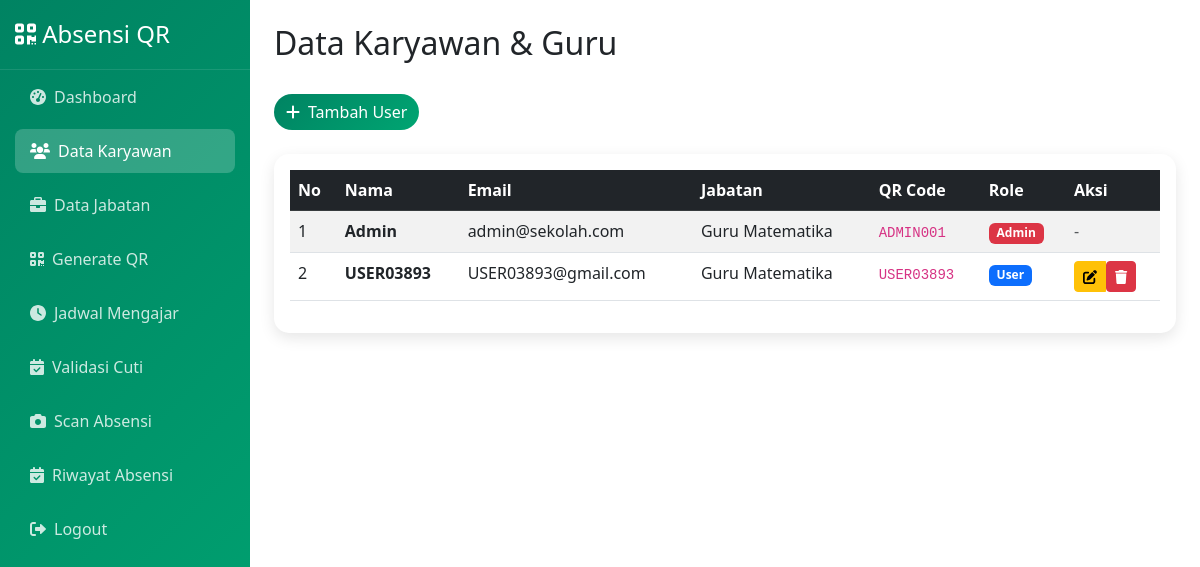
The app's page /index.php?page=user (signed in), older data.
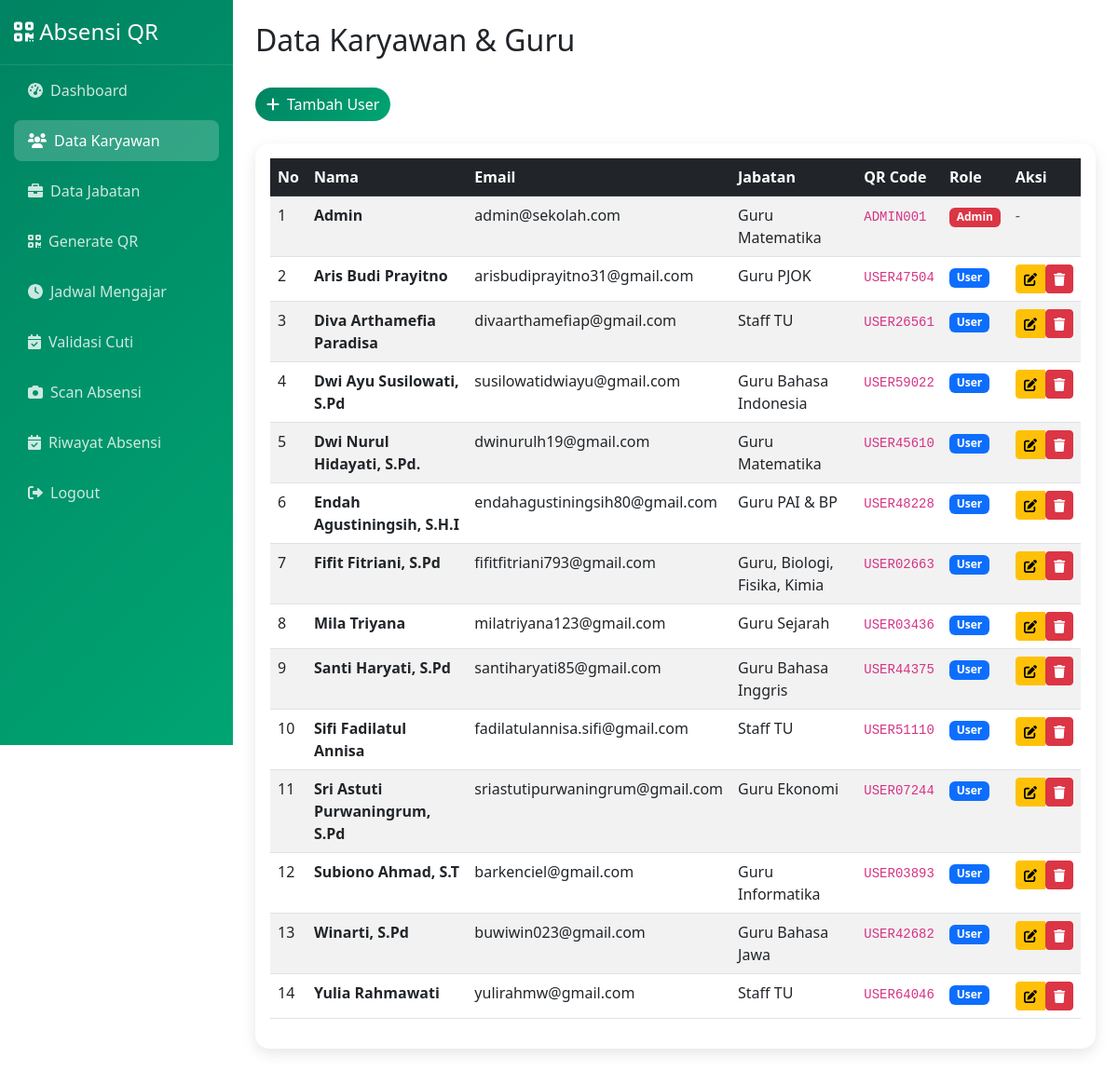
The same page, newer data.
### tables this page shows
CREATE TABLE `users` (
  `id` int(11) NOT NULL,
  `nama` varchar(100) NOT NULL,
  `email` varchar(100) NOT NULL,
  `password` varchar(255) NOT NULL,
  `jabatan_id` int(11) DEFAULT NULL,
  `qr_code` varchar(255) NOT NULL,
  `role` enum('admin','user') DEFAULT 'user',
  `created_at` timestamp NOT NULL DEFAULT current_timestamp(),
  `nip` varchar(20) DEFAULT NULL,
  `deskripsi` text DEFAULT NULL,
  `status` enum('aktif','nonaktif') DEFAULT 'aktif',
  `updated_at` timestamp NULL DEFAULT current_timestamp() ON UPDATE current_timestamp()
);

CREATE TABLE `jabatan` (
  `id` int(11) NOT NULL,
  `nama_jabatan` varchar(100) NOT NULL,
  `created_at` timestamp NOT NULL DEFAULT current_timestamp(),
  `deskripsi` text DEFAULT NULL
);

### pages/user.php (the view, shortened to what this page needs)
<?php
$users_query = "SELECT u.*, j.nama_jabatan FROM users u
                LEFT JOIN jabatan j ON u.jabatan_id = j.id
                ORDER BY u.nama";
$users = $db->query($users_query)->fetchAll(PDO::FETCH_ASSOC);
?>
<div class="row">
    <div class="col-12 mb-4">
        <h2>Data Karyawan & Guru</h2>
    </div>
</div>
<div class="row mb-4">
    <div class="col-12">
        <button class="btn btn-primary" data-bs-toggle="modal" data-bs-target="#addUserModal">
            <i class="fas fa-plus me-2"></i>Tambah User
        </button>
    </div>
</div>
<div class="card">
    <div class="card-body">
        <div class="table-responsive">
            <table class="table table-striped table-hover">
                <thead class="table-dark">
                    <tr>
                        <th>No</th>
                        <th>Nama</th>
                        <th>Email</th>
                        <th>Jabatan</th>
                        <th>QR Code</th>
                        <th>Role</th>
                        <th>Aksi</th>
                    </tr>
                </thead>
                <tbody>
                    <?php if (empty($users)): ?>
                    <tr>
                        <td colspan="7" class="text-center text-muted">Belum ada data user</td>
                    </tr>
                    <?php else: ?>
                        <?php foreach($users as $index => $user): ?>
                        <tr>
                            <td><?= $index + 1 ?></td>
                            <td>
                                <strong><?= htmlspecialchars($user['nama']) ?></strong>
                            </td>
                            <td><?= htmlspecialchars($user['email']) ?></td>
                            <td>
                                <?= !empty($user['nama_jabatan']) ? htmlspecialchars($user['nama_jabatan']) : '<em class="text-muted">Tidak ada jabatan</em>' ?>
                            </td>
                            <td><code><?= htmlspecialchars($user['qr_code']) ?></code></td>
                            <td>
                                <span class="badge bg-<?= $user['role'] == 'admin' ? 'danger' : 'primary' ?>">
                                    <?= ucfirst($user['role']) ?>
                                </span>
                            </td>
                            <td>
                                <?php if ($user['role'] != 'admin'): ?>
                                <div class="btn-group" role="group">
                                    <button type="button" class="btn btn-sm btn-warning"
                                            data-bs-toggle="modal"
                                            data-bs-target="#editUserModal"
                                            onclick="editUser(<?= $user['id'] ?>, '<?= htmlspecialchars($user['nama'], ENT_QUOTES) ?>', '<?= htmlspecialchars($user['email'], ENT_QUOTES) ?>', '<?= $user['jabatan_id'] ?>')">
                                        <i class="fas fa-edit"></i>
                                    </button>
                                    <form method="POST" style="display:inline;" onsubmit="return confirm('Yakin hapus user ini?')">
                                        <button type="submit" class="btn btn-sm btn-danger">
                                            <i class="fas fa-trash"></i>
                                        </button>
                                    </form>
                                </div>
                                <?php else: ?>
                                <span class="text-muted">-</span>
                                <?php endif; ?>
                            </td>
                        </tr>
                        <?php endforeach; ?>
                    <?php endif; ?>
                </tbody>
            </table>
        </div>
    </div>
</div>

Row changes from the older to the newer data that the page shows:
removed users: nama "USER03893", email "USER03893@gmail.com", jabatan.nama_jabatan "Guru Matematika", qr_code "USER03893", role "User"
added users: nama "Aris Budi Prayitno", email "arisbudiprayitno31@gmail.com", jabatan.nama_jabatan "Guru PJOK", qr_code "USER47504", role "User"
added users: nama "Diva Arthamefia Paradisa", email "divaarthamefiap@gmail.com", jabatan.nama_jabatan "Staff TU", qr_code "USER26561", role "User"
added users: nama "Dwi Ayu Susilowati, S.Pd", email "susilowatidwiayu@gmail.com", jabatan.nama_jabatan "Guru Bahasa Indonesia", qr_code "USER59022", role "User"
added users: nama "Dwi Nurul Hidayati, S.Pd.", email "dwinurulh19@gmail.com", jabatan.nama_jabatan "Guru Matematika", qr_code "USER45610", role "User"
added users: nama "Endah Agustiningsih, S.H.I", email "endahagustiningsih80@gmail.com", jabatan.nama_jabatan "Guru PAI & BP", qr_code "USER48228", role "User"
added users: nama "Fifit Fitriani, S.Pd", email "fifitfitriani793@gmail.com", jabatan.nama_jabatan "Guru, Biologi, Fisika, Kimia", qr_code "USER02663", role "User"
added users: nama "Mila Triyana", email "milatriyana123@gmail.com", jabatan.nama_jabatan "Guru Sejarah", qr_code "USER03436", role "User"
added users: nama "Santi Haryati, S.Pd", email "santiharyati85@gmail.com", jabatan.nama_jabatan "Guru Bahasa Inggris", qr_code "USER44375", role "User"
added users: nama "Sifi Fadilatul Annisa", email "fadilatulannisa.sifi@gmail.com", jabatan.nama_jabatan "Staff TU", qr_code "USER51110", role "User"
added users: nama "Sri Astuti Purwaningrum, S.Pd", email "sriastutipurwaningrum@gmail.com", jabatan.nama_jabatan "Guru Ekonomi", qr_code "USER07244", role "User"
added users: nama "Subiono Ahmad, S.T", email "barkenciel@gmail.com", jabatan.nama_jabatan "Guru Informatika", qr_code "USER03893", role "User"
added users: nama "Winarti, S.Pd", email "buwiwin023@gmail.com", jabatan.nama_jabatan "Guru Bahasa Jawa", qr_code "USER42682", role "User"
added users: nama "Yulia Rahmawati", email "yulirahmw@gmail.com", jabatan.nama_jabatan "Staff TU", qr_code "USER64046", role "User"
